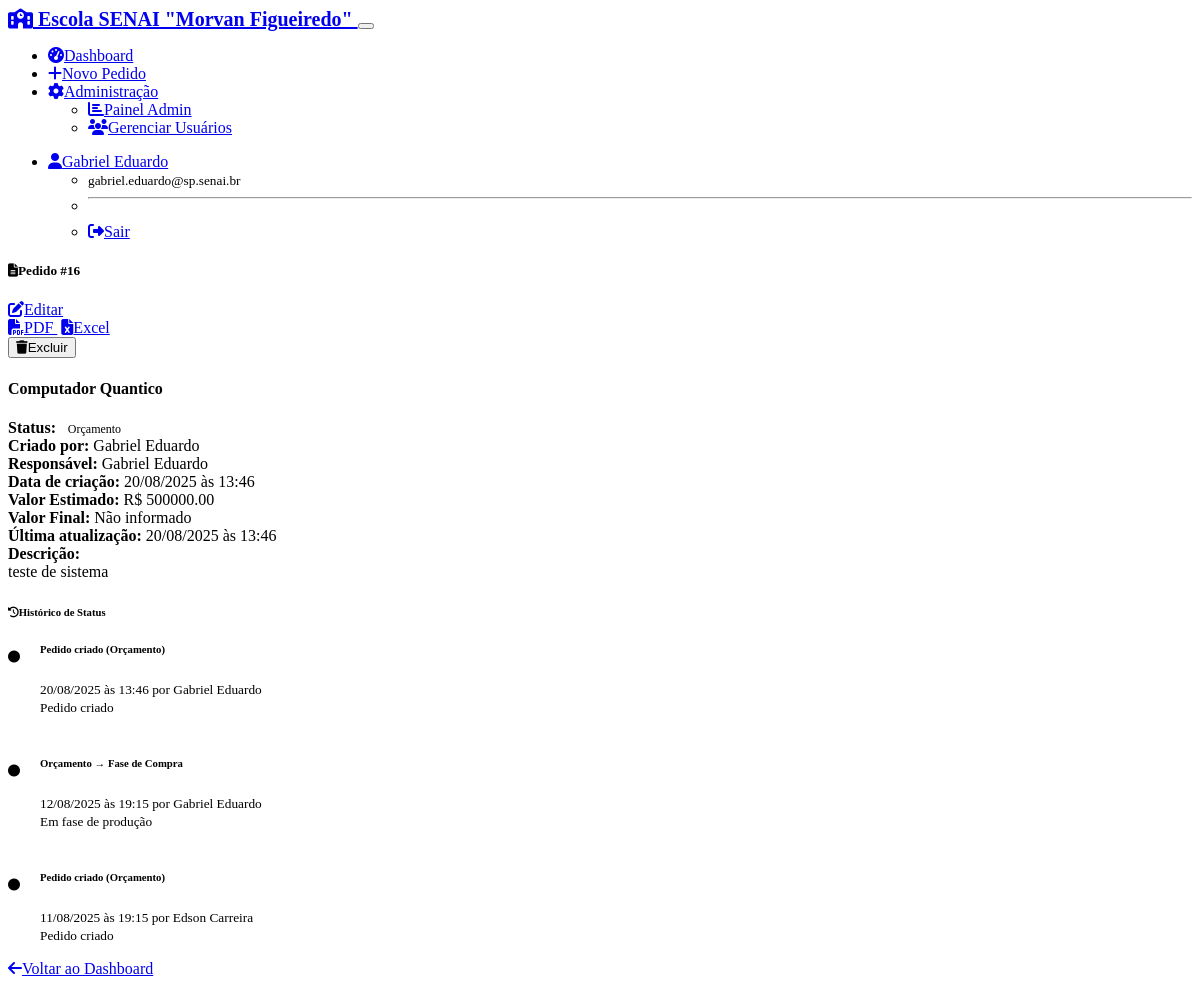
The app's page /request/16 (signed in) with its own data.
### models.py (models this page shows, shortened)
class User(UserMixin, db.Model):
    id = db.Column(db.Integer, primary_key=True)
    username = db.Column(db.String(64), unique=True, nullable=False)
    email = db.Column(db.String(120), unique=True, nullable=False)
    full_name = db.Column(db.String(120), nullable=False)
    password_hash = db.Column(db.String(256))
    needs_password_reset = db.Column(db.Boolean, default=False, nullable=False)
    is_admin = db.Column(db.Boolean, default=False, nullable=False)
    active = db.Column(db.Boolean, default=True, nullable=False)
    created_at = db.Column(db.DateTime, default=datetime.utcnow)
    @property
    def is_active(self):
        return self.active
    acquisition_requests = db.relationship('AcquisitionRequest', foreign_keys='AcquisitionRequest.created_by_id', backref='creator', lazy='dynamic')
    assigned_requests = db.relationship('AcquisitionRequest', foreign_keys='AcquisitionRequest.responsible_id', backref='responsible', lazy='dynamic')
    status_changes = db.relationship('StatusChange', backref='changed_by_user', lazy='dynamic')

class AcquisitionRequest(db.Model):
    id = db.Column(db.Integer, primary_key=True)
    title = db.Column(db.String(200), nullable=False)
    description = db.Column(db.Text, nullable=False)
    status = db.Column(db.String(50), nullable=False, default='orcamento')
    observations = db.Column(db.Text)
    estimated_value = db.Column(db.Numeric(10, 2))  # Valor estimado para fase de orçamento
    final_value = db.Column(db.Numeric(10, 2))      # Valor final para fase de compra/entrega
    created_at = db.Column(db.DateTime, default=datetime.utcnow)
    updated_at = db.Column(db.DateTime, default=datetime.utcnow, onupdate=datetime.utcnow)
    created_by_id = db.Column(db.Integer, db.ForeignKey('user.id'), nullable=False)
    responsible_id = db.Column(db.Integer, db.ForeignKey('user.id'))
    attachments = db.relationship('Attachment', backref='request', lazy='dynamic', cascade='all, delete-orphan')
    status_changes = db.relationship('StatusChange', backref='request', lazy='dynamic', cascade='all, delete-orphan')
    STATUS_CHOICES = [
        ('orcamento', 'Orçamento'),
        ('fase_compra', 'Fase de Compra'),
        ('a_caminho', 'A Caminho'),
        ('finalizado', 'Finalizado')
    ]

class StatusChange(db.Model):
    id = db.Column(db.Integer, primary_key=True)
    old_status = db.Column(db.String(50))
    new_status = db.Column(db.String(50), nullable=False)
    change_date = db.Column(db.DateTime, default=datetime.utcnow)
    comments = db.Column(db.Text)
    request_id = db.Column(db.Integer, db.ForeignKey('acquisition_request.id'), nullable=False)
    changed_by_id = db.Column(db.Integer, db.ForeignKey('user.id'), nullable=False)
    def get_old_status_display(self):
        status_dict = dict(AcquisitionRequest.STATUS_CHOICES)
        return status_dict.get(self.old_status, self.old_status) if self.old_status else 'Criado'
    def get_new_status_display(self):
        status_dict = dict(AcquisitionRequest.STATUS_CHOICES)
        return status_dict.get(self.new_status, self.new_status)

### routes.py (the view)
@app.route('/request/<int:id>')
@login_required
def view_request(id):
    request_obj = AcquisitionRequest.query.get_or_404(id)
    status_history = StatusChange.query.filter_by(request_id=id).order_by(desc(StatusChange.change_date)).all()
    return render_template('request_detail.html', request_obj=request_obj, status_history=status_history)

### app.py (called while the page is built)
@login_manager.user_loader
def load_user(user_id):
    from models import User
    return User.query.get(int(user_id))

### templates/request_detail.html (shortened to what this page needs)
{% extends "base.html" %}
{% block content %}
<div class="row">
    <div class="col-lg-8">
        <div class="card mb-4">
            <div class="card-header d-flex justify-content-between align-items-center">
                <h5 class="mb-0">
                    <i class="fas fa-file-alt me-2"></i>Pedido #{{ request_obj.id }}
                </h5>
                <div class="btn-group">
                    {% if current_user.is_admin or request_obj.created_by_id == current_user.id %}
                    <a href="{{ url_for('edit_request', id=request_obj.id) }}" class="btn btn-sm btn-primary">
                        <i class="fas fa-edit me-1"></i>Editar
                    </a>
                    {% endif %}
                    <div class="btn-group">
                        <a href="{{ url_for('generate_request_pdf_route', id=request_obj.id) }}" class="btn btn-sm btn-success">
                            <i class="fas fa-file-pdf me-1"></i>PDF
                        </a>
                        <a href="{{ url_for('export_excel_request', id=request_obj.id) }}" class="btn btn-sm btn-success">
                            <i class="fas fa-file-excel me-1"></i>Excel
                        </a>
                    </div>
                    {% if current_user.is_admin %}
                    <form method="POST" action="{{ url_for('delete_request', id=request_obj.id) }}"
                          class="d-inline" onsubmit="return confirm('Tem certeza que deseja excluir este pedido? Esta ação não pode ser desfeita.')">
                        <button type="submit" class="btn btn-sm btn-danger">
                            <i class="fas fa-trash me-1"></i>Excluir
                        </button>
                    </form>
                    {% endif %}
                </div>
            </div>
            <div class="card-body">
                <h4 class="card-title">{{ request_obj.title }}</h4>
                <div class="row mb-3">
                    <div class="col-md-6">
                        <strong>Status:</strong>
                        {% set status_classes = {
                            'orcamento': 'warning',
                            'fase_compra': 'info',
                            'a_caminho': 'primary',
                            'finalizado': 'success'
                        } %}
                        {% set status_names = {
                            'orcamento': 'Orçamento',
                            'fase_compra': 'Fase de Compra',
                            'a_caminho': 'A Caminho',
                            'finalizado': 'Finalizado'
                        } %}
                        <span class="badge bg-{{ status_classes.get(request_obj.status, 'secondary') }} text-white ms-2">
                            {{ status_names.get(request_obj.status, request_obj.status) }}
                        </span>
                    </div>
                    <div class="col-md-6">
                        <strong>Criado por:</strong> {{ request_obj.creator.full_name }}
                    </div>
                </div>
                <div class="row mb-3">
                    <div class="col-md-6">
                        <strong>Responsável:</strong>
                        {% if request_obj.responsible %}
                            {{ request_obj.responsible.full_name }}
                        {% else %}
                            <span class="text-muted">Não definido</span>
                        {% endif %}
                    </div>
                    <div class="col-md-6">
                        <strong>Data de criação:</strong>
                        {{ request_obj.created_at.strftime('%d/%m/%Y às %H:%M') }}
                    </div>
                </div>
                <div class="row mb-3">
                    <div class="col-md-6">
                        <strong>Valor Estimado:</strong>
                        {% if request_obj.estimated_value %}
                            <span class="text-success fw-bold">R$ {{ "%.2f"|format(request_obj.estimated_value) }}</span>
                        {% else %}
                            <span class="text-muted">Não informado</span>
                        {% endif %}
                    </div>
                    <div class="col-md-6">
                        <strong>Valor Final:</strong>
                        {% if request_obj.final_value %}
                            <span class="text-warning fw-bold">R$ {{ "%.2f"|format(request_obj.final_value) }}</span>
                        {% else %}
                            <span class="text-muted">Não informado</span>
                        {% endif %}
                    </div>
                </div>
                {% if request_obj.updated_at != request_obj.created_at %}
                <div class="row mb-3">
                    <div class="col-12">
                        <strong>Última atualização:</strong>
                        {{ request_obj.updated_at.strftime('%d/%m/%Y às %H:%M') }}
                    </div>
                </div>
                {% endif %}
                <div class="mb-3">
                    <strong>Descrição:</strong>
                    <div class="mt-2 p-3 bg-body-secondary rounded">
                        {{ request_obj.description | replace('\n', '<br>') | safe }}
                    </div>
                </div>
            </div>
        </div>
    </div>
    <div class="col-lg-4">
        <div class="card">
            <div class="card-header">
                <h6 class="mb-0">
                    <i class="fas fa-history me-2"></i>Histórico de Status
                </h6>
            </div>
            <div class="card-body">
                {% if status_history %}
                    <div class="timeline">
                        {% for change in status_history %}
                        <div class="timeline-item mb-3">
                            <div class="timeline-marker">
                                <i class="fas fa-circle"></i>
                            </div>
                            <div class="timeline-content">
                                <h6 class="mb-1">
                                    {% if change.old_status %}
                                        {{ change.get_old_status_display() }} → {{ change.get_new_status_display() }}
                                    {% else %}
                                        Pedido criado ({{ change.get_new_status_display() }})
                                    {% endif %}
                                </h6>
                                <small class="text-muted">
                                    {{ change.change_date.strftime('%d/%m/%Y às %H:%M') }} por
                                    {{ change.changed_by_user.full_name }}
                                </small>
                                {% if change.comments %}
                                <div class="mt-2">
                                    <small class="text-muted">{{ change.comments }}</small>
                                </div>
                                {% endif %}
                            </div>
                        </div>
                        {% endfor %}
                    </div>
                {% else %}
                    <p class="text-muted text-center">Nenhum histórico disponível</p>
                {% endif %}
            </div>
        </div>
    </div>
</div>
<div class="mt-4">
    <a href="{{ url_for('dashboard') }}" class="btn btn-secondary">
        <i class="fas fa-arrow-left me-1"></i>Voltar ao Dashboard
    </a>
</div>
{% endblock %}

### templates/base.html (shortened to what this page needs)
<!DOCTYPE html>
<html lang="pt-BR" data-bs-theme="dark">
<head>
    <link href="https://cdn.replit.com/agent/bootstrap-agent-dark-theme.min.css" rel="stylesheet">
    <link rel="stylesheet" href="https://cdnjs.cloudflare.com/ajax/libs/font-awesome/6.4.0/css/all.min.css">
    <link rel="stylesheet" href="{{ url_for('static', filename='style.css') }}">
</head>
<body>
    {% if current_user.is_authenticated %}
    <nav class="navbar navbar-expand-lg navbar-dark bg-primary">
        <div class="container">
            <a class="navbar-brand" href="{{ url_for('dashboard') }}">
                <i class="fas fa-school me-2"></i>
Escola SENAI "Morvan Figueiredo"
            </a>
            <button class="navbar-toggler" type="button" data-bs-toggle="collapse" data-bs-target="#navbarNav">
            </button>
            <div class="collapse navbar-collapse" id="navbarNav">
                <ul class="navbar-nav me-auto">
                    <li class="nav-item">
                        <a class="nav-link" href="{{ url_for('dashboard') }}">
                            <i class="fas fa-tachometer-alt me-1"></i>Dashboard
                        </a>
                    </li>
                    <li class="nav-item">
                        <a class="nav-link" href="{{ url_for('new_request') }}">
                            <i class="fas fa-plus me-1"></i>Novo Pedido
                        </a>
                    </li>
                    {% if current_user.is_admin %}
                    <li class="nav-item dropdown">
                        <a class="nav-link dropdown-toggle" href="#" role="button" data-bs-toggle="dropdown">
                            <i class="fas fa-cog me-1"></i>Administração
                        </a>
                        <ul class="dropdown-menu">
                            <li><a class="dropdown-item" href="{{ url_for('admin_panel') }}">
                                <i class="fas fa-chart-bar me-1"></i>Painel Admin
                            </a></li>
                            <li><a class="dropdown-item" href="{{ url_for('user_management') }}">
                                <i class="fas fa-users me-1"></i>Gerenciar Usuários
                            </a></li>
                        </ul>
                    </li>
                    {% endif %}
                </ul>
                <ul class="navbar-nav">
                    <li class="nav-item dropdown">
                        <a class="nav-link dropdown-toggle" href="#" role="button" data-bs-toggle="dropdown">
                            <i class="fas fa-user me-1"></i>{{ current_user.full_name }}
                        </a>
                        <ul class="dropdown-menu">
                            <li><span class="dropdown-item-text">
                                <small class="text-muted">{{ current_user.email }}</small>
                            </span></li>
                            <li><hr class="dropdown-divider"></li>
                            <li><a class="dropdown-item" href="{{ url_for('logout') }}">
                                <i class="fas fa-sign-out-alt me-1"></i>Sair
                            </a></li>
                        </ul>
                    </li>
                </ul>
            </div>
        </div>
    </nav>
    {% endif %}
    <main class="container my-4">
        {% if error_message %}
            <div class="text-center">
                <h1 class="display-1">😔</h1>
                <h2>{{ error_message }}</h2>
                <a href="{{ url_for('dashboard') }}" class="btn btn-primary">
                    <i class="fas fa-home me-1"></i>Voltar ao Dashboard
                </a>
            </div>
        {% else %}
            {% block content %}{% endblock %}
        {% endif %}
    </main>
</body>
</html>

### static/style.css (style rules this page uses)
.timeline { position: relative; }
.timeline-item { position: relative; padding-left: 2rem; }
.timeline-marker { position: absolute; left: 0; top: 0.25rem; width: 1rem; height: 1rem; color: var(--bs-primary); }
.timeline-marker i { font-size: 0.75rem; }
.timeline-content { padding-bottom: 1rem; }
.timeline-item:not(:last-child)::before { content: ''; position: absolute; left: 0.375rem; top: 1.25rem; bottom: -1rem; width: 2px; background-color: var(--bs-border-color); }
.badge { font-size: 0.75rem; padding: 0.35em 0.65em; }
.card { transition: box-shadow 0.15s ease-in-out; }
.navbar-brand { font-weight: 600; font-size: 1.25rem; }
.btn + .btn { margin-left: 0.25rem; }
[data-bs-theme="dark"] .timeline-item:not(:last-child)::before { background-color: rgba(255, 255, 255, 0.2); }
.fade-in { animation: fadeIn 0.3s ease-in; }
.status-orcamento { color: var(--bs-warning); }

### records on screen
User: full_name "Gabriel Eduardo", email "gabriel.eduardo@sp.senai.br", creator.full_name "Gabriel Eduardo", responsible.full_name "Gabriel Eduardo"
AcquisitionRequest: id "16", title "Computador Quantico", get "Orçamento", created_at "20/08/2025 às 13:46", estimated_value "500000.00", updated_at "20/08/2025 às 13:46", description "teste de sistema"
StatusChange: new_status "Orçamento", change_date "20/08/2025 às 13:46", changed_by_user.full_name "Gabriel Eduardo", comments "Pedido criado"
StatusChange: old_status "Orçamento", new_status "Fase de Compra", change_date "12/08/2025 às 19:15", changed_by_user.full_name "Gabriel Eduardo", comments "Em fase de produção"
StatusChange: new_status "Orçamento", change_date "11/08/2025 às 19:15", changed_by_user.full_name "Edson Carreira", comments "Pedido criado"
